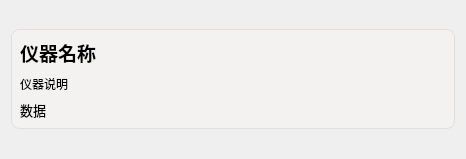
<?xml version="1.0" encoding="UTF-8"?>
<ui version="4.0">
 <class>view::EquipmentClass::EquipmentClassBlock</class>
 <widget class="QWidget" name="view::EquipmentClass::EquipmentClassBlock">
  <property name="geometry">
   <rect>
    <x>0</x>
    <y>0</y>
    <width>466</width>
    <height>159</height>
   </rect>
  </property>
  <property name="windowTitle">
   <string>EquipmentClassBlock</string>
  </property>
  <layout class="QVBoxLayout" name="verticalLayout_3">
   <item>
    <widget class="QPushButton" name="frame">
     <property name="sizePolicy">
      <sizepolicy hsizetype="Preferred" vsizetype="Ignored">
       <horstretch>0</horstretch>
       <verstretch>0</verstretch>
      </sizepolicy>
     </property>
     <property name="minimumSize">
      <size>
       <width>100</width>
       <height>100</height>
      </size>
     </property>
     <property name="maximumSize">
      <size>
       <width>16777215</width>
       <height>100</height>
      </size>
     </property>
     <property name="styleSheet">
      <string notr="true">QPushButton#frame {
                            /* 设置背景颜色 */
                            background-color: #F3F2F1;

                            /* 关键：设置圆角半径，这里设为 8px，你可以根据需要调整 */
                            border-radius: 8px;

                            /* 设置一个细微的边框，使其看起来更清晰 */
                            border: 1px solid #E1DFDD;
                            }

                            /* 鼠标悬停时的效果，可以增加一些交互感 */
                            QPushButton#frame:hover {
                            background-color: #E1DFDD;
                            }

                            QPushButton#frame QLabel {
                            background-color: transparent;
                            border: none; /* 同时最好也禁用边框 */
                            }
                        </string>
     </property>
     <layout class="QVBoxLayout" name="verticalLayout_2">
      <item>
       <layout class="QVBoxLayout" name="verticalLayout">
        <item>
         <widget class="QLabel" name="label_name">
          <property name="font">
           <font>
            <pointsize>14</pointsize>
            <bold>true</bold>
           </font>
          </property>
          <property name="text">
           <string>仪器名称</string>
          </property>
         </widget>
        </item>
        <item>
         <widget class="QLabel" name="label_discription">
          <property name="text">
           <string>仪器说明</string>
          </property>
         </widget>
        </item>
        <item>
         <layout class="QHBoxLayout" name="horizontalLayout">
          <item>
           <widget class="QLabel" name="label_data">
            <property name="font">
             <font>
              <family>Microsoft YaHei UI</family>
              <pointsize>10</pointsize>
             </font>
            </property>
            <property name="text">
             <string>数据</string>
            </property>
           </widget>
          </item>
         </layout>
        </item>
       </layout>
      </item>
     </layout>
    </widget>
   </item>
  </layout>
 </widget>
 <resources/>
 <connections/>
</ui>
